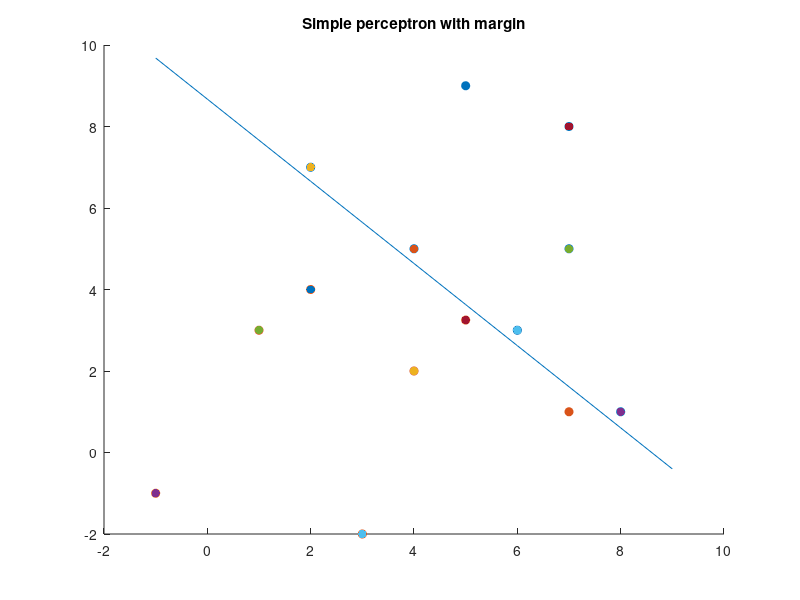

Reproduce this figure in MATLAB.
X=zeros(14,3);
X=[1 2 7;1 8 1;1 7 5;1 6 3;1 7 8;1 5 9;1 4 5;-1 -4 -2;-1 1 1;-1 -1 -3;-1 -3 2;-1 -5 -3.25;-1 -2 -4;-1 -7 -1];
original_X=[1 2 7;1 8 1;1 7 5;1 6 3;1 7 8;1 5 9;1 4 5;1 4 2;1 -1 -1;1 1 3;1 3 -2;1 5 3.25;1 2 4;1 7 1];
a=[1 1 1];
temp=zeros(1,3);
%disp(temp)
count=1;
flag=0;
while(flag==0)
    temp(1)=X(count);
    temp(2)=X(count+14);
    temp(3)=X(count+28);
%    disp(temp)
    if dot(transpose(a),temp)<10
        a=a+temp;
        count=1;
    elseif dot(transpose(a),temp)>=10
        count=count+1;
        if count==15
            flag=1;
        end
    end
%    disp(a)
end
figure;
x1=[2 8 7 6 7 5 4];
y1=[7 1 5 3 8 9 5];
scatter(x1,y1,'red');
hold on;
x2=[4 -1 1 3 5 2 7];
y2=[2 -1 3 -2 3.25 4 1];
scatter(x2,y2,'blue');
x=-1:9;
y=(-1*a(1)-a(2)*x)/a(3);
plot(x,y);
count=1;
while(count<=14)
    temp(1)=original_X(count);
    temp(2)=original_X(count+14);
    temp(3)=original_X(count+28);
%    disp(temp)
    if dot(transpose(a),temp)>0
        scatter(temp(2),temp(3),'red','filled');
        hold on;
    else
        scatter(temp(2),temp(3),'blue','filled');
        hold on;
    end
    count=count+1;
end
title('Simple perceptron with margin');